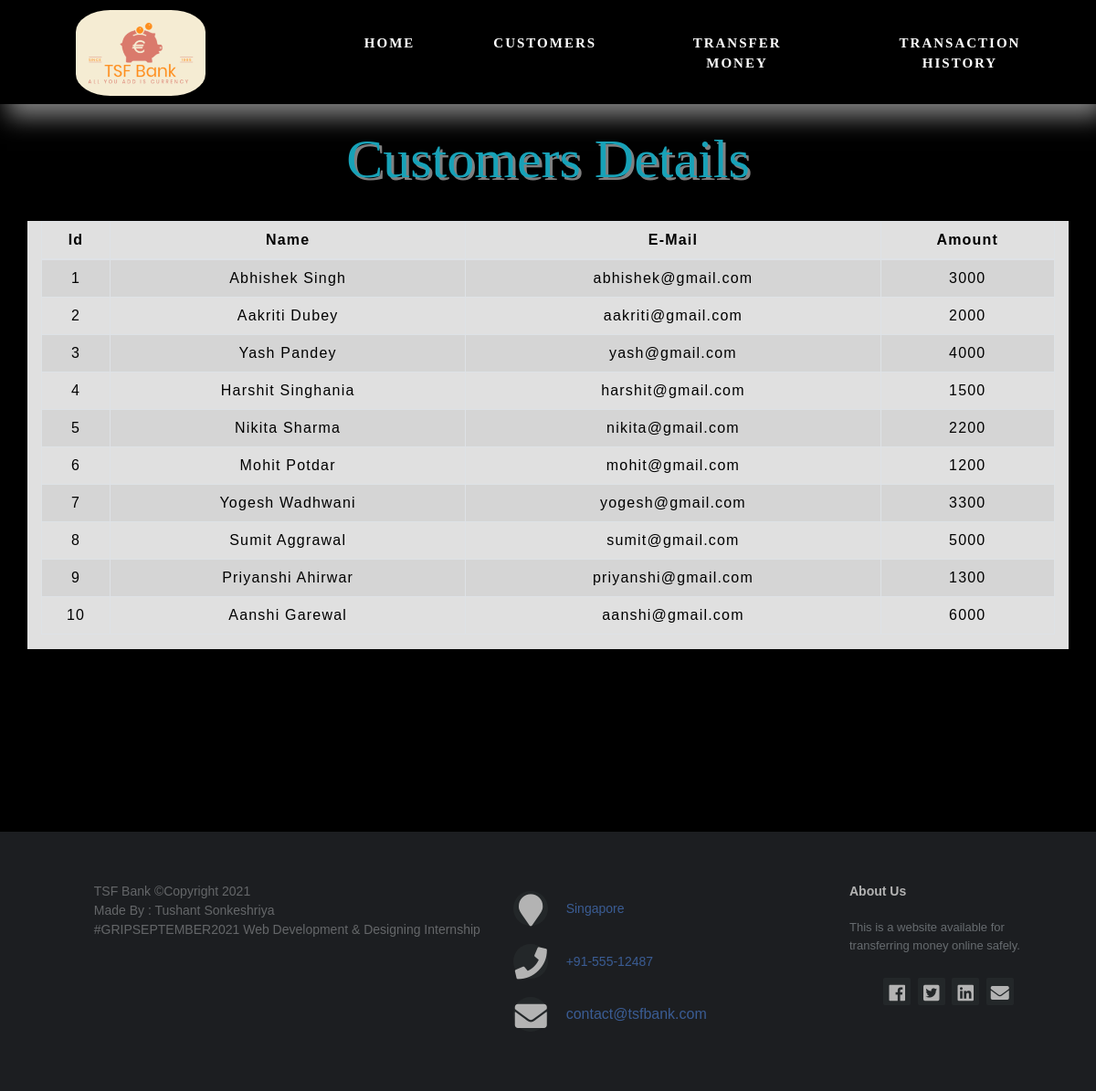
The page / on the database its author committed.
### tables this page shows
CREATE TABLE IF NOT EXISTS `customers` (
  `id` int(11) NOT NULL,
  `name` varchar(50) NOT NULL,
  `email` varchar(50) NOT NULL,
  `curr_balance` double NOT NULL
);

### index.php (the view, shortened to what this page needs)
<!DOCTYPE html>
<html lang="en">
<head>
    <link rel="stylesheet" href="https://maxcdn.bootstrapcdn.com/bootstrap/4.0.0/css/bootstrap.min.css">
    <link rel="stylesheet" type="text/css" href="css/table.css">
    <link rel="stylesheet" type="text/css" href="css/navbar.css">
    <link rel="stylesheet" type="text/css" href="css/footer.css">
    <link rel="stylesheet" href="https://use.fontawesome.com/releases/v5.6.3/css/all.css">
</head>
<body style="background-color : black ">
<?php
    include 'data.php';
    $sql = "SELECT * FROM customers";
    $result = mysqli_query($conn,$sql);
?>
<?php
  include 'navbar.php';
?>
<div class="container">
        <h2 class="text-center pt-4" id="customerdetail" style="color : #17a2b8;font-family:Trebuchet MS; font-size:60px;text-shadow:3px 3px grey">Customers Details</h2>
        <br>
            <div class="row" style="background-color:  #E0E0E0">
                <div class="col">
                    <div class="table-responsive-sm">
                    <table class="table table-hover table-sm table-striped table-condensed table-bordered" style="border-color:black;">
                        <thead style="color : black; font-family:Cambria, Cochin, Georgia, Times, 'Times New Roman', serif">
                            <tr>
                            <th scope="col" class="text-center py-2">Id</th>
                            <th scope="col" class="text-center py-2">Name</th>
                            <th scope="col" class="text-center py-2">E-Mail</th>
                            <th scope="col" class="text-center py-2">Amount</th>
                            </tr>
                        </thead>
                        <tbody>
                <?php
                    while($rows=mysqli_fetch_assoc($result)){
                ?>
                    <tr style="color : black;">
                        <td class="py-2"><?php echo $rows['id'] ?></td>
                        <td class="py-2"><?php echo $rows['name']?></td>
                        <td class="py-2"><?php echo $rows['email']?></td>
                        <td class="py-2"><?php echo $rows['curr_balance']?></td>
                    </tr>
                <?php
                    }
                ?>
                        </tbody>
                    </table>
                    </div>
                </div>
            </div>
         </div>
<footer class="footer_distributed">
        <div class="footer_left">
            <p class="footer_company_name">TSF Bank &copy;Copyright 2021 </p>
            <p class="footer_company_name">
            Made By : Tushant Sonkeshriya</p>
            <p class="footer_company_name">
             #GRIPSEPTEMBER2021 Web Development & Designing Internship </p>
        </div>
        <div class="footer_center">
            <div>
                <i class="fa fa-map-marker"></i>
                <p><span>Singapore</span></p>
            </div>
            <div>
                <i class="fa fa-phone"></i>
                <p><span>+91-555-12487</span> </p>
            </div>
            <div>
                <i class="fa fa-envelope"></i>
                <p><a href="#">contact@tsfbank.com</a></p>
            </div>
            </div>
            <div class="footer_right">
                <p class="footer_company_about">
                 <span>About Us</span>
                 This is a website available for transferring money online safely.
                </p>
                <div class="footer_icons">
                <a href="#"><i class="fab fa-facebook"></i></a>
                    <a href="#"><i class="fab fa-twitter-square"></i></a>
                    <a href="#"><i class="fab fa-linkedin"></i></a>
                    <a href="#"><i class="fas fa-envelope"></i></a>
                </div>
            </div>
    </footer>
    </body>
</html>

### navbar.php (shortened to what this page needs)
<!DOCTYPE html>
<html lang="en">
<head>
    <link rel="stylesheet" href="https://stackpath.bootstrapcdn.com/bootstrap/4.4.1/css/bootstrap.min.css">
    <link rel="stylesheet" type="text/css" href="css/navbar.css">
    <link rel="stylesheet" type="text/css" href="bootstrap.min.css">
      </head>
      <body>
       <nav style="padding-top: 3px;
            padding-bottom: 1px;
            text-align: center;
            box-shadow: 8px 14px 25px grey;" class="navbar navbar-expand-lg">
        <a class="navbar-brand" href="#"><img style="height: 40%;
           border-radius: 29%; width: 65%; padding: 8px 8px ;background:none " class="logo" src="img/logo2.png"></a>
        <div class="collapse navbar-collapse" id="navbarNavDropdown">
            <ul class="navbar-nav mr-auto">
              <li class="nav-item active">
                  <a  style="font-size: 15px;
            position: relative;
            font-weight: 900;
            color: white;
            letter-spacing: 2px;
            font: normal 500;
            font-family: 'Baloo Bhaina 2', cursive;
            text-transform: uppercase;
            margin-left: 35px;
            margin-right: 35px;
            text-align: center;
            border-radius: 20px;"  class="nav-link parent-link" href="index.html" onMouseOver="this.style.color='rgb(80, 217, 252)'" onMouseOut="this.style.color='white'">Home</a>
              </li>
              <li  class="nav-item">
                  <a style="font-size: 15px;
            position: relative;
            font-weight: 900;
            color: white;
            letter-spacing: 2px;
            font: normal 500;
            font-family: 'Baloo Bhaina 2', cursive;
            text-transform: uppercase;
            margin-left: 35px;
            margin-right: 35px;
            text-align: center;
            border-radius: 20px;" class="nav-link parent-link" href="http://localhost/spark/index.php" onMouseOver="this.style.color='rgb(80, 217, 252)'" onMouseOut="this.style.color='white'" >Customers</a>
              </li>
              <li stclass="nav-item">
                  <a style="font-size: 15px;
            position: relative;
            font-weight: 900;
            color: white;
            letter-spacing: 2px;
            font: normal 500;
            font-family: 'Baloo Bhaina 2', cursive;
            text-transform: uppercase;
            margin-left: 35px;
            margin-right: 35px;
            text-align: center;
            border-radius: 20px;" class="nav-link parent-link" href="http://localhost/spark/transfermoney.php" onMouseOver="this.style.color='rgb(80, 217, 252)'" onMouseOut="this.style.color='white'">Transfer Money</a>
              </li>
              <li class="nav-item">
                  <a style="font-size: 15px;
            position: relative;
            font-weight: 900;
            color: white;
            letter-spacing: 2px;
            font: normal 500;
            font-family: 'Baloo Bhaina 2', cursive;
            text-transform: uppercase;
            margin-left: 35px;
            margin-right: 35px;
            text-align: center;
            border-radius: 20px;" class="nav-link parent-link" href="http://localhost/spark/transactionhistory.php" onMouseOver="this.style.color='rgb(80, 217, 252)'" onMouseOut="this.style.color='white'">Transaction History</a>
              </li>
            </ul>
        </div>
    </nav>
  </body>
</html>

### table.css (style rules this page uses)
* { padding: 0; margin: 0; box-sizing: border-box; font-family: 'Gill Sans', 'Gill Sans MT', Calibri, 'Trebuchet MS', sans-serif; }
h2 { font-size: 40px; }
table { letter-spacing: 1.2px; }
td { text-align: center; }

### navbar.css (style rules this page uses)
.navbar { padding-top: 10px; padding-bottom: 10px; text-align: center; box-shadow: 10px 10px 10px rgb(169, 179, 241); }
nav .navbar-nav .active a { color: rgb(52, 27, 196); }
nav .navbar-nav .active { color: rgb(52, 27, 196); }
nav .navbar-brand { font-size: 35px; font-weight: 900; letter-spacing: 5px; margin-right: 80px; text-shadow: 3px 3px lightgreen; padding: 0 0rem 0 1rem; color: beige; text-shadow: 2px 2px rgb(43, 70, 139); }
nav .parent-link { font-size: 20px; position: relative; font-weight: 900; color: rgb(54, 101, 211); letter-spacing: 4px; font: normal 500; font-family: Impact, Haettenschweiler, 'Arial Narrow Bold', sans-serif; text-transform: uppercase; margin-left: 35px; margin-right: 35px; text-align: center; }
nav .navbar-brand img { height: 40%; width: 50%; text-align: left; border-radius: 50%; background: radial-gradient(transparent 20%, rgb(234, 243, 250) 70%); }

### footer.css (style rules this page uses)
footer { position: relative; bottom: 0; height: 10%; opacity: 70%; }
.footer_distributed { background-color: #292c2f; box-shadow: 0 1px 1px 0 rgba(0, 0, 0, 0.5); box-sizing: border-box; width: 100%; text-align: center; padding: 55px 50px; margin-top: 200px; }
.footer_distributed .footer_left, .footer_center, .footer_right { display: inline-block; vertical-align: top; }
.footer_distributed .footer_left { width: 40%; text-align: left; top: -20%; }
.footer_distributed h3, span { color: #5383d3; }
.footer_distributed .footer_company_name { color: #8f9296; font-size: 14px; font-weight: normal; margin: 0; }
.footer_distributed .footer_center { width: 30%; text-align: left; }
.footer_distributed .footer_center i { background-color: #33383b; color: white; font-size: 35px; width: 38px; border-radius: 50%; text-align: center; line-height: 42px; vertical-align: middle; height: 38px; margin: 10px 15px; }
.footer_distributed .footer_center p { display: inline-block; color: white; vertical-align: middle; margin: 0; }
.footer_distributed .footer_center p span { display: block; font-weight: normal; font-size: 14px; line-height: 2px; }
.footer_distributed .footer_center p a { color: #5383d3; text-decoration: none; }
.footer_distributed .footer_right { width: 20%; float: right; }
.footer_distributed .footer_company_about { line-height: 20px; color: #92999f; font-size: 13px; text-align: left; font-weight: normal; margin: 0; }
.footer_distributed .footer_company_about span { color: white; display: block; font-size: 14px; font-weight: bold; margin-bottom: 20px; }
.footer_distributed .footer_icons { margin-top: 25px; }
.footer_distributed .footer_icons a { display: inline-block; width: 30px; height: 30px; cursor: pointer; background-color: #33383b; border-radius: 2px; font-size: 20px; color: white; text-align: center; line-height: 35px; margin-right: 3px; margin-bottom: 5px; }

### rows shown on the page
customers: id "1", name "Abhishek Singh", email "abhishek@gmail.com", curr_balance "3000"
customers: id "2", name "Aakriti Dubey", email "aakriti@gmail.com", curr_balance "2000"
customers: id "3", name "Yash Pandey", email "yash@gmail.com", curr_balance "4000"
customers: id "4", name "Harshit Singhania", email "harshit@gmail.com", curr_balance "1500"
customers: id "5", name "Nikita Sharma", email "nikita@gmail.com", curr_balance "2200"
customers: id "6", name "Mohit Potdar", email "mohit@gmail.com", curr_balance "1200"
customers: id "7", name "Yogesh Wadhwani", email "yogesh@gmail.com", curr_balance "3300"
customers: id "8", name "Sumit Aggrawal", email "sumit@gmail.com", curr_balance "5000"
customers: id "9", name "Priyanshi Ahirwar", email "priyanshi@gmail.com", curr_balance "1300"
customers: id "10", name "Aanshi Garewal", email "aanshi@gmail.com", curr_balance "6000"
